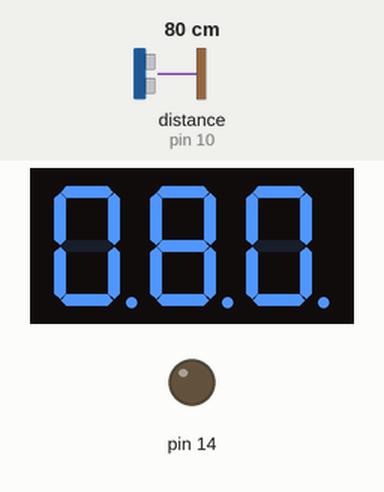
This sketch was run on a simulated Arduino Uno, built with avr-gcc and run on an emulated ATmega328P. Shown: 3-digit seven-segment display, output pins drawn as LEDs (lit = HIGH). Wiring (inferred from the names in the program): ultrasonic range finder: trigger pin 11; echo pin 10; 3-digit 7-segment display, segments lit when LOW: segments pin 2, pin 3, pin 4, pin 5, pin 6, pin 7, pin 8, pin 5; digit selects pin 15, pin 16, pin 17. The test bench sets the inputs (shaded band); at power-on: distance to the obstacle (sensor on pin 10) 80 cm. The echo pulse lasts 58.3 µs per cm; the segment pins are drawn as the display they are named for; pins used as bus, display or sensor lines are not drawn.

Above: at 2.8 s.
2.9 s: distance to the obstacle (sensor on pin 10) set to 2 cm
At 4.3 s:
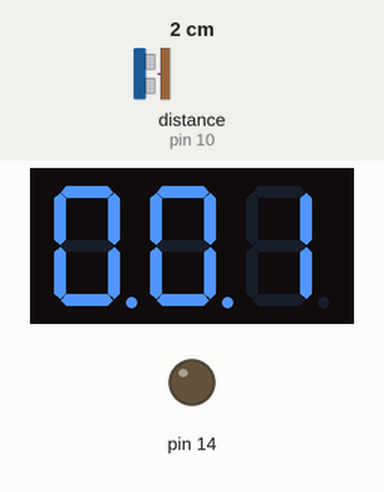
4.6 s: distance to the obstacle (sensor on pin 10) set to 4 cm
At 6.0 s:
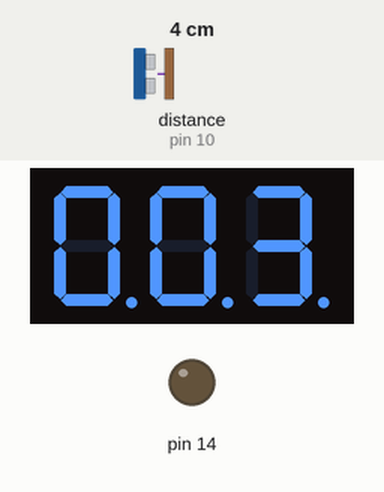
6.6 s: distance to the obstacle (sensor on pin 10) set to 9 cm
At 8.3 s:
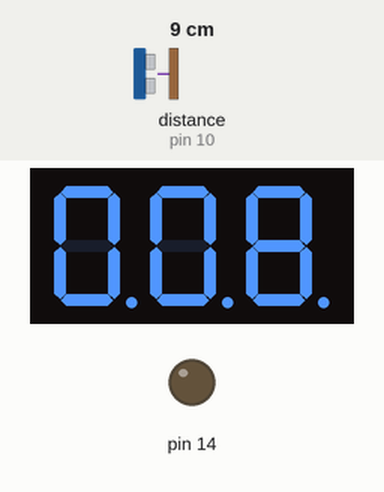
Timing chart, 0 to 9.8 s (numbered marks = the images above; inputs shaded):
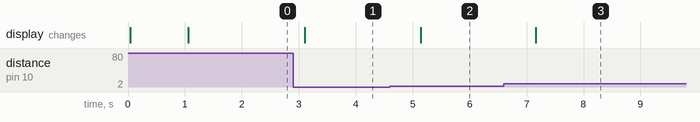

The sketch:

metrenumerique.ino
```cpp
// (licence header left out)
#include "Ultrasonic.h"
#include "Display4Digit7Segments.h"

int aPin = 2;  //         A
int bPin = 3;  //      ________
int cPin = 4;  //     |        |
int dPin = 5;  //   F |        |  B
int ePin = 6;  //     |    G   |
int fPin = 7;  //     |________|
int gPin = 8;  //     |        |
int GND1 = 14; //     |        |
int GND2 = 15; //   E |        |   C
int GND3 = 16; //     |________|
int GND4 = 17; //
int DTime = 4; //         D

int sensorTrigPlotId = 11;
int sensorEchoPlotId = 10;

Ultrasonic ultrasonic(sensorTrigPlotId, sensorEchoPlotId); //(Trig,Echo)
Display4Digit7Segments ledComponent(aPin, GND1); //(segA, Digit1)

const long interval = 1000;
unsigned long previousMillis = 0;
int mDistanceInCm = 0;

void setup()
{
  ledComponent.Setup();
}

void loop()
{
  unsigned long currentMillis = millis();
  if (currentMillis - previousMillis >= interval) {
    // save the last time you blinked the LED
    previousMillis = currentMillis;

    mDistanceInCm = ultrasonic.Ranging(CM);
  }

  ledComponent.Display(mDistanceInCm, 3);
  delay(DTime);
}
```

Display4Digit7Segments.cpp
```cpp
// (licence header left out)
#include <Arduino.h>
#include "Display4Digit7Segments.h"

/*
 * Clas constructor
 *
 * segmentIdBase : Arduino port id for A segment
 *                 Segments B, C, D, E, F and G must be the next
 * digitIdBase   : Arduino port id for digit 1
 *                 Digits 2, 3 and 4 must be the next.
*/
Display4Digit7Segments::Display4Digit7Segments(int segmentIdBase, int digitIdBase)
{
  mSegmentId = segmentIdBase;
  mDigitId = digitIdBase;
}

/*
 * Initialize pinMode for segments and digits
 * Must be call from arduino setup() method
*/
void Display4Digit7Segments::Setup()
{
  // configure outputs
  for (int i = 0; i < 7; i++) {
    pinMode(mSegmentId + i, OUTPUT);
  }

  for (int i = 0; i < 4; i++) {
    pinMode(mDigitId + i, OUTPUT);
  }
}

/*
 * Display a number.
 *
 * value : value to display
 *         Value must be greater than 0
 */
void Display4Digit7Segments::Display(int value)
{
  Display(value, MaxDigit);
}

/*
 * Display a number
 *
 * value            : value to display
 *                    Value must be greater than 0
 * nbDigitToDisplay : Digit max count
 *                    Must be between 1 to 4
 */
void Display4Digit7Segments::Display(int value, int nbDigitToDisplay)
{
  if (nbDigitToDisplay < 1) {
    nbDigitToDisplay = 1;
  }
  if (nbDigitToDisplay > MaxDigit) {
    nbDigitToDisplay = MaxDigit;
  }

  if (value < 0) {
    value = 0;
  }

  GetDigits(value);
  DisplayDigits(nbDigitToDisplay);
}

/*
 * Transform a number to a digit array
 * If the number is greater than 10000 then only last 4 digits are keep.
 * Store digits to mDigits global variable
 *
 * value : value to transform to a digit array
 */
void Display4Digit7Segments::GetDigits(int value)
{
  mDigits[0] = value / 1000;
  mDigits[0] = mDigits[0] % 10;
  value = value - (mDigits[0] * 1000);
  mDigits[1] = value / 100;
  value = value - (mDigits[1] * 100);
  mDigits[2] = value / 10;
  mDigits[3] = value - (mDigits[2] * 10);
}

/*
 * Display digits to the display led component.
 *
 * nbDigitToDisplay : Number to digits to display.
 *                    Must be between 1 and 4
 */
void Display4Digit7Segments::DisplayDigits(int nbDigitToDisplay)
{
  for (int i = 0; i < 4; i++) {
    digitalWrite( mDigitId + i, LOW);
  }

  for (int i = 4 - nbDigitToDisplay; i < 4; i++) {
    digitalWrite( mDigitId + i, HIGH);
    DisplayDigit(mDigits[i]);
    delay(DTime);
    digitalWrite( mDigitId + i, LOW);
  }

  delay(DTime);
}

/*
 * Display a single value on a 7 segments component
 *
 * digitValue : value to display
 */
void Display4Digit7Segments::DisplayDigit(int digitValue)
{
  for (int i = 0; i < 7; i++) {
    digitalWrite( mSegmentId + i, Segments[digitValue][i]);
  }
}
```

Display4Digit7Segments.h
```cpp
// (licence header left out)
#ifndef Display4Digit7Segments_h
#define Display4Digit7Segments_h

#include <Arduino.h>

#define SEGMENT_OFF 10
#define SEGMENT_UNKNOW 11

/*
   Arduino digital meter manager
*/
class Display4Digit7Segments
{
  public:
    /*
      Clas constructor

      segmentIdBase : Arduino port id for A segment
                      Segments B, C, D, E, F and G must be the next
      digitIdBase   : Arduino port id for digit 1
                      Digits 2, 3 and 4 must be the next.
    */
    Display4Digit7Segments(int segmentIdBase, int digitIdBase);

    /*
      Initialize pinMode for segments and digits
      Must be call from arduino setup() method
    */
    void Setup();

    /*
      Display a number.

      value : value to display
              Value must be greater than 0
    */
    void Display(int value);

    /*
      Display a number

      value            : value to display
                         Value must be greater than 0
      nbDigitToDisplay : Digit max count
                         Must be between 1 to 4
    */
    void Display(int value, int nbDigitToDisplay);

  private:
    int mSegmentId;
    int mDigitId;
    int mDigits[5];
    unsigned long mPreviousMillis = 0;
    const int MaxDigit = 4;
    const int DTime = 4;
    const byte Segments[12][8] = {
      // A     B     C     D     E     F     G
      { LOW,  LOW,  LOW,  LOW,  LOW,  LOW,  HIGH }, // 0
      { HIGH, LOW,  LOW,  HIGH, HIGH, HIGH, HIGH }, // 1
      { LOW,  LOW,  HIGH, LOW,  LOW,  HIGH, LOW }, // 2
      { LOW,  LOW,  LOW,  LOW,  HIGH, HIGH, LOW }, // 3
      { HIGH, LOW,  LOW,  HIGH, HIGH, LOW,  LOW }, // 4
      { LOW,  HIGH, LOW,  LOW,  HIGH, LOW,  LOW }, // 5
      { LOW,  HIGH, LOW,  LOW,  LOW,  LOW,  LOW }, // 6
      { LOW,  LOW,  LOW,  HIGH, HIGH, HIGH, HIGH  }, // 7
      { LOW,  LOW,  LOW,  LOW,  LOW,  LOW,  LOW }, // 8
      { LOW,  LOW,  LOW,  LOW,  HIGH, LOW,  LOW }, // 9
      { HIGH, HIGH, HIGH, HIGH, HIGH, HIGH, HIGH },  // all off
      { HIGH, HIGH, HIGH, HIGH, HIGH, HIGH, LOW }  // -
    };

    void GetDigits(int value);
    void DisplayDigits(int nbDigitToDisplay);
    void DisplayDigit(int digitValue);
};

#endif
```

Ultrasonic.h
```cpp
/*
  Ultrasonic.h - Library for HC-SR04 Ultrasonic Ranging Module.library

*/

#ifndef Ultrasonic_h
#define Ultrasonic_h

#include <Arduino.h>

#define CM 1
#define INC 0


class Ultrasonic
{
  public:
    Ultrasonic(int TP, int EP);
    long Timing();
    long Ranging(int sys);

    private:
    int Trig_pin;
    int Echo_pin;
    long  duration,distacne_cm,distance_inc;

};

#endif
```

ultrasonic.cpp
```cpp
/*
  Ultrasonic.cpp - Library for HC-SR04 Ultrasonic Ranging Module.library

*/

#include <Arduino.h>
#include "Ultrasonic.h"

Ultrasonic::Ultrasonic(int TP, int EP)
{
   pinMode(TP,OUTPUT);
   pinMode(EP,INPUT);
   Trig_pin=TP;
   Echo_pin=EP;
}

long Ultrasonic::Timing()
{
  digitalWrite(Trig_pin, LOW);
  delayMicroseconds(2);
  digitalWrite(Trig_pin, HIGH);
  delayMicroseconds(10);
  digitalWrite(Trig_pin, LOW);
  duration = pulseIn(Echo_pin,HIGH);
  return duration;
}

long Ultrasonic::Ranging(int sys)
{
  Timing();
  distacne_cm = duration /29 / 2 ;
  distance_inc = duration / 74 / 2;
  if (sys)
  return distacne_cm;
  else
  return distance_inc;
}
```

Measured:
- after the input at 2.9 s, the display: changes after 0.20 s (image 1)
- after the input at 4.6 s, the display: changes after 0.54 s (image 2)
- after the input at 6.6 s, the display: changes after 0.56 s (image 3)
